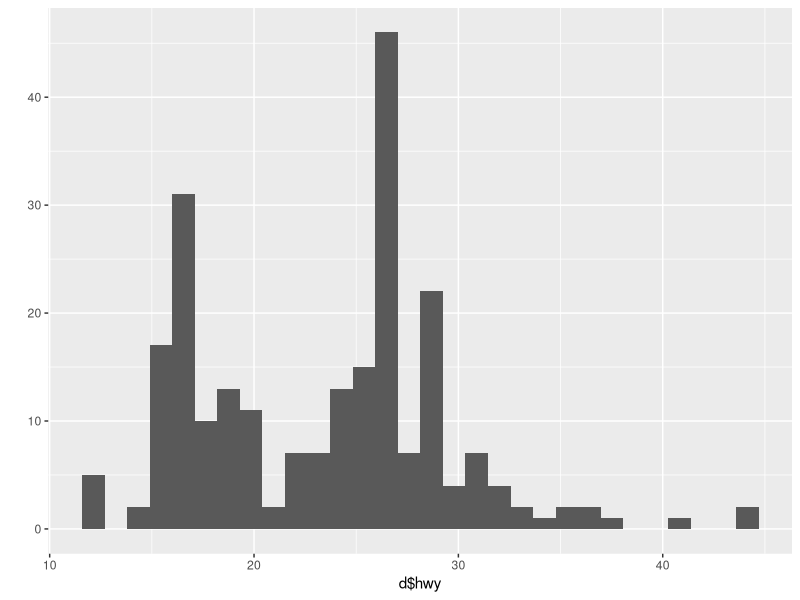
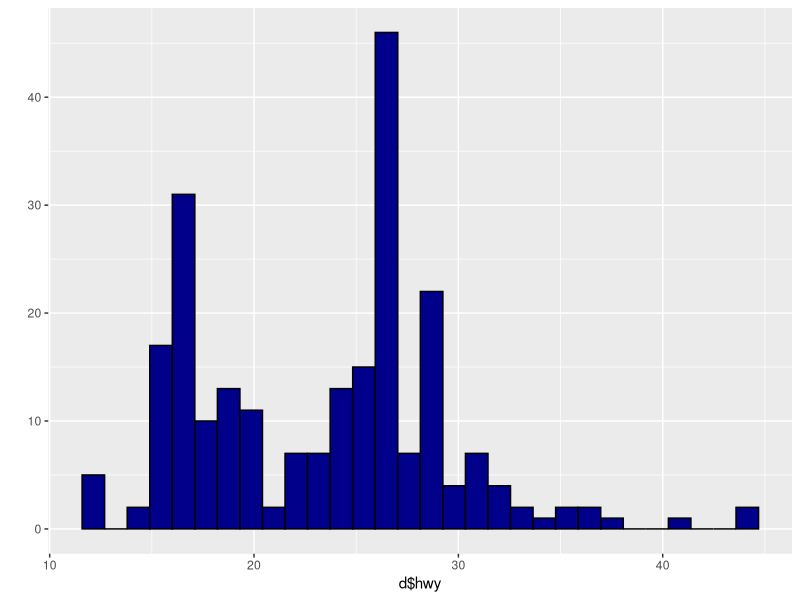
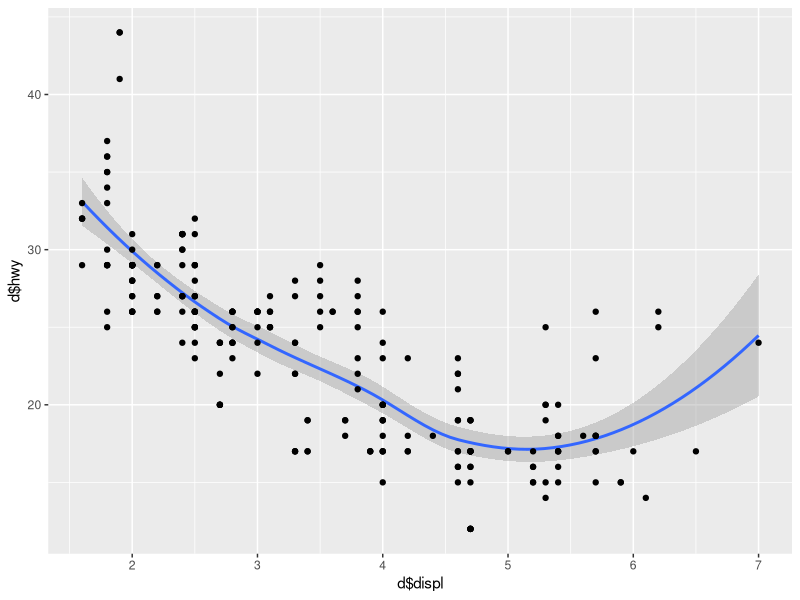
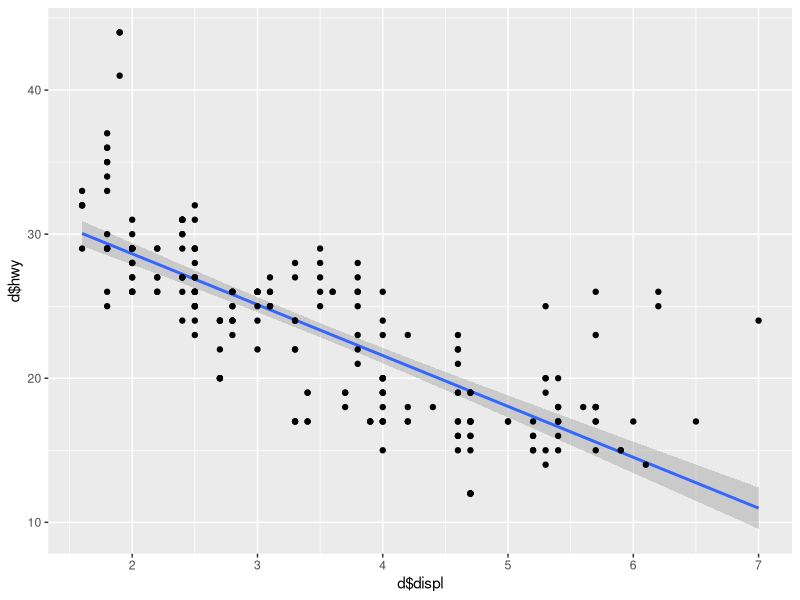
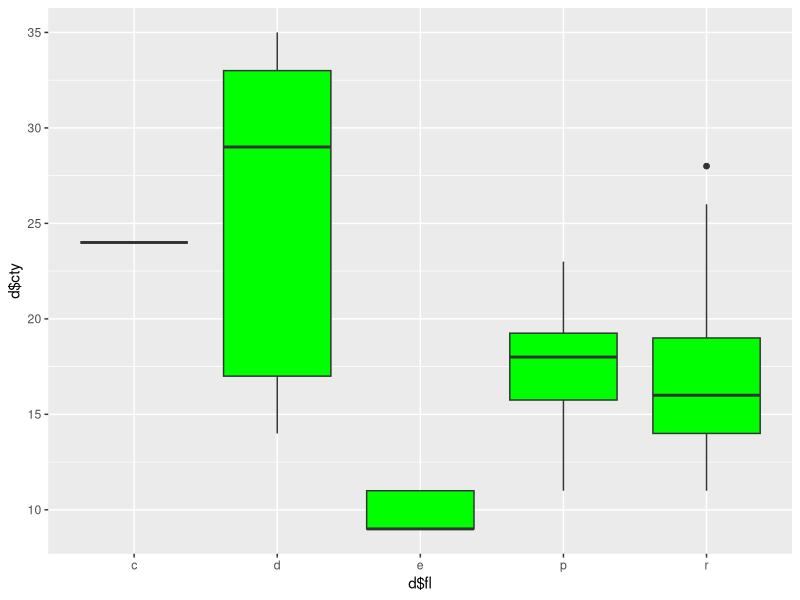
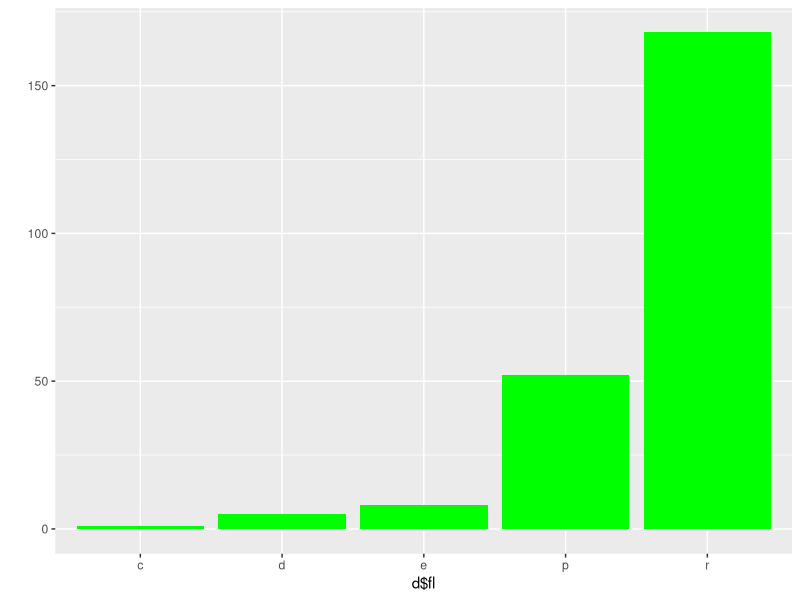
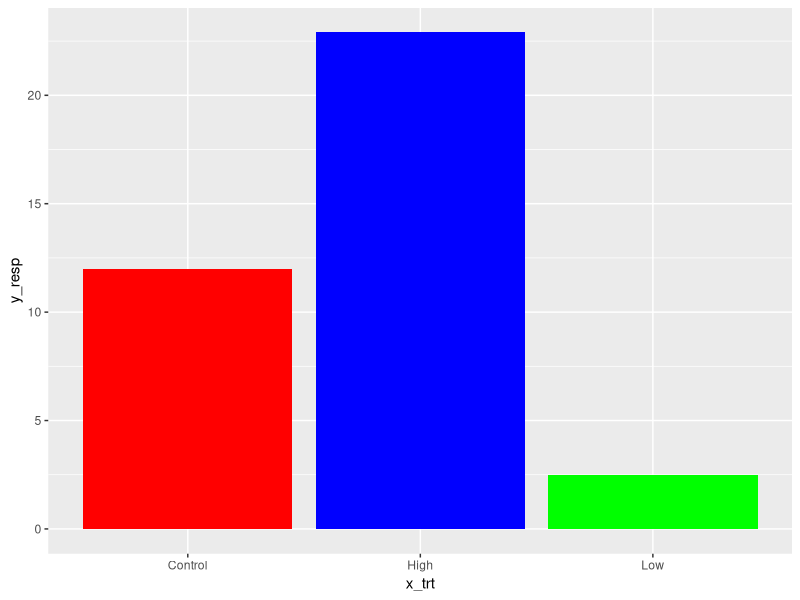
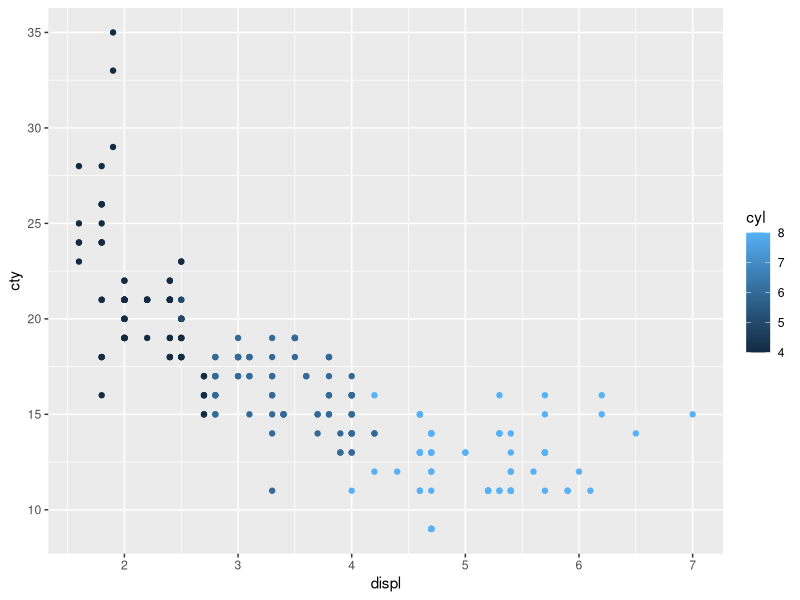

R code for these plots, in order:
### ggplot2
### 24 January 2023
### JMF 

library(ggplot2)
library(ggthemes)
library(patchwork)

#### Template for ggplot code

## p1 <- ggplot(data=<DATA>,mapping=aes(x=xVAY, Y= YvAR) +
## <GEOMFUNCTION> ## + geomboxplot()
## print()

### Load in built-in data set
d <- mpg
str(mpg)

library(dplyr)
glimpse(d)

#### qplot: quick, plotting
qplot(x=d$hwy) #saying what x axis is

## Histogram 
qplot(x=d$hwy,fill=I("darkblue"),color=I("black")) #fill is inside and color is outside #make sure you add I

## Scatterplots
qplot(x=d$displ,y=d$hwy,geom=c("smooth","point")) # geom is argument # this follows the distribution of the points

qplot(x=d$displ,y=d$hwy,geom=c("smooth","point"),method="lm") #this plots a linear model 

## Boxplot
qplot(x=d$fl, y=d$cty,geom="boxplot",fill=I("green")) 

## Barplot 
qplot(x=d$fl,geom="bar",fill=I("green"))


## Create some data

x_trt <- c("Control","Low","High")
y_resp <- c(12,2.5,22.9)
qplot(x=x_trt,y=y_resp,geom="col",fill=I(c("red","green","blue"))) # col=column


#### ggplot: uses dataframes instead of vectors

p1 <- ggplot(data=d, mapping=aes(x=displ,y=cty, color=cyl)) + 
  geom_point() #can run code with or without actual codes (date/mapping) #color= means group colors by a variable
print(p1)

p1 + theme_base() # mimics base R
p1 + theme_bw() # good with grid lines
p1 + theme_classic() # no grid lines
p1 + theme_linedraw() # black frame
p1 + theme_dark() # good for brightly colored points
p1 + theme_par() # matches current par settings in base
p1 + theme_void() # shows data only
p1 + theme_solarized() # good for web pages
p1 + theme_economist() # many specialized themes
p1 + theme_grey() # ggplots default theme


## Major Theme Modifications
# use theme parameters to modify font and font size
p1 + theme_bw(base_size=40,base_family="serif") #changes font size and font type

# use coordinate_flip to invert entire plot
p2 <- ggplot(data=d, aes(x=fl,fill=fl)) + 
  geom_bar()
print(p2)
p2 + coord_flip() 

p2 + coord_flip() + theme_grey(base_size=20,base_family="sans") #depending on the order you type in it # if geome point is but first then it will be under geome bar

#### Minor theme modifications

p1 <- ggplot(data=d, aes(x=displ,y=cty)) + 
  geom_point(size=7, 
             shape=21, #can look up list of shape on google
             color="black",
             fill="steelblue") +
  labs(title="My graph title here", 
       subtitle="An extended subtitle that will print below the main title",
       x="My x axis label",
       y="My y axis label") + # can also use xlab("count) + ylab("fuel") instead of =/y= before labs
  xlim(1,7.5) + ylim(0,55)
print(p1)

library(viridis)
cols <- viridis(7, option="magma") #plasma, turbo, other viridis options
p2<- ggplot(data=d, aes(x = class, y = hwy, fill=class)) +
   geom_boxplot() +
scale_fill_manual(values =cols)

p2

library(patchwork)

p1+p2 # use / to but them on top
#can group using ()/ 



